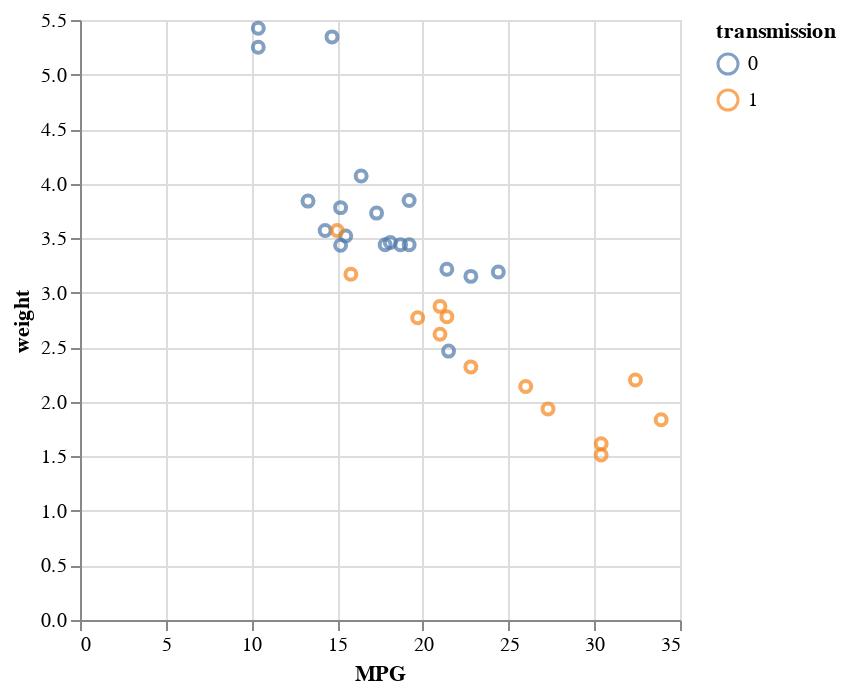

Here is the notebook cell this chart was saved with:
### Markdown cell above
This, unfortunately, isn't quite right. Transmission in our dataset is 0 or 1. Altair understood this to mean that the data was quantiative and encoded color on the default blue gradient. We want transmission to be a categorical or nominal variable so we can use:

### Code cell
#2.2 Fix a wrong inference, transmission is nominal

alt.Chart(mtcars).mark_point().encode(
    x='MPG',
    y="weight",
    color="transmission:N"
)

### Figure 1 — Vega-Lite specification as saved in the notebook (floating-point values rounded to 4 significant figures)
{"config": {"view": {"continuousWidth": 300, "continuousHeight": 300}}, "data": {"name": "data-a4c85d0c7c83a07683be57f0abc670da"}, "mark": {"type": "point"}, "encoding": {"color": {"field": "transmission", "type": "nominal"}, "x": {"field": "MPG", "type": "quantitative"}, "y": {"field": "weight", "type": "quantitative"}}, "$schema": "https://vega.github.io/schema/vega-lite/v5.20.1.json", "datasets": {"data-a4c85d0c7c83a07683be57f0abc670da": [{"model": "Mazda RX4", "MPG": 21.0, "cylinders": 6, "displacement": 160.0, "HP": 110, "rear_axle_ratio": 3.9, "weight": 2.62, "qsec": 16.46, "vs": 0, "transmission": 1, "gears": 4, "carb": 4}, {"model": "Mazda RX4 Wag", "MPG": 21.0, "cylinders": 6, "displacement": 160.0, "HP": 110, "rear_axle_ratio": 3.9, "weight": 2.875, "qsec": 17.02, "vs": 0, "transmission": 1, "gears": 4, "carb": 4}, {"model": "Datsun 710", "MPG": 22.8, "cylinders": 4, "displacement": 108.0, "HP": 93, "rear_axle_ratio": 3.85, "weight": 2.32, "qsec": 18.61, "vs": 1, "transmission": 1, "gears": 4, "carb": 1}, {"model": "Hornet 4 Drive", "MPG": 21.4, "cylinders": 6, "displacement": 258.0, "HP": 110, "rear_axle_ratio": 3.08, "weight": 3.215, "qsec": 19.44, "vs": 1, "transmission": 0, "gears": 3, "carb": 1}, {"model": "Hornet Sportabout", "MPG": 18.7, "cylinders": 8, "displacement": 360.0, "HP": 175, "rear_axle_ratio": 3.15, "weight": 3.44, "qsec": 17.02, "vs": 0, "transmission": 0, "gears": 3, "carb": 2}, {"model": "Valiant", "MPG": 18.1, "cylinders": 6, "displacement": 225.0, "HP": 105, "rear_axle_ratio": 2.76, "weight": 3.46, "qsec": 20.22, "vs": 1, "transmission": 0, "gears": 3, "carb": 1}, {"model": "Duster 360", "MPG": 14.3, "cylinders": 8, "displacement": 360.0, "HP": 245, "rear_axle_ratio": 3.21, "weight": 3.57, "qsec": 15.84, "vs": 0, "transmission": 0, "gears": 3, "carb": 4}, {"model": "Merc 240D", "MPG": 24.4, "cylinders": 4, "displacement": 146.7, "HP": 62, "rear_axle_ratio": 3.69, "weight": 3.19, "qsec": 20.0, "vs": 1, "transmission": 0, "gears": 4, "carb": 2}, {"model": "Merc 230", "MPG": 22.8, "cylinders": 4, "displacement": 140.8, "HP": 95, "rear_axle_ratio": 3.92, "weight": 3.15, "qsec": 22.9, "vs": 1, "transmission": 0, "gears": 4, "carb": 2}, {"model": "Merc 280", "MPG": 19.2, "cylinders": 6, "displacement": 167.6, "HP": 123, "rear_axle_ratio": 3.92, "weight": 3.44, "qsec": 18.3, "vs": 1, "transmission": 0, "gears": 4, "carb": 4}, {"model": "Merc 280C", "MPG": 17.8, "cylinders": 6, "displacement": 167.6, "HP": 123, "rear_axle_ratio": 3.92, "weight": 3.44, "qsec": 18.9, "vs": 1, "transmission": 0, "gears": 4, "carb": 4}, {"model": "Merc 450SE", "MPG": 16.4, "cylinders": 8, "displacement": 275.8, "HP": 180, "rear_axle_ratio": 3.07, "weight": 4.07, "qsec": 17.4, "vs": 0, "transmission": 0, "gears": 3, "carb": 3}, {"model": "Merc 450SL", "MPG": 17.3, "cylinders": 8, "displacement": 275.8, "HP": 180, "rear_axle_ratio": 3.07, "weight": 3.73, "qsec": 17.6, "vs": 0, "transmission": 0, "gears": 3, "carb": 3}, {"model": "Merc 450SLC", "MPG": 15.2, "cylinders": 8, "displacement": 275.8, "HP": 180, "rear_axle_ratio": 3.07, "weight": 3.78, "qsec": 18.0, "vs": 0, "transmission": 0, "gears": 3, "carb": 3}, {"model": "Cadillac Fleetwood", "MPG": 10.4, "cylinders": 8, "displacement": 472.0, "HP": 205, "rear_axle_ratio": 2.93, "weight": 5.25, "qsec": 17.98, "vs": 0, "transmission": 0, "gears": 3, "carb": 4}, {"model": "Lincoln Continental", "MPG": 10.4, "cylinders": 8, "displacement": 460.0, "HP": 215, "rear_axle_ratio": 3.0, "weight": 5.424, "qsec": 17.82, "vs": 0, "transmission": 0, "gears": 3, "carb": 4}, {"model": "Chrysler Imperial", "MPG": 14.7, "cylinders": 8, "displacement": 440.0, "HP": 230, "rear_axle_ratio": 3.23, "weight": 5.345, "qsec": 17.42, "vs": 0, "transmission": 0, "gears": 3, "carb": 4}, {"model": "Fiat 128", "MPG": 32.4, "cylinders": 4, "displacement": 78.7, "HP": 66, "rear_axle_ratio": 4.08, "weight": 2.2, "qsec": 19.47, "vs": 1, "transmission": 1, "gears": 4, "carb": 1}, {"model": "Honda Civic", "MPG": 30.4, "cylinders": 4, "displacement": 75.7, "HP": 52, "rear_axle_ratio": 4.93, "weight": 1.615, "qsec": 18.52, "vs": 1, "transmission": 1, "gears": 4, "carb": 2}, {"model": "Toyota Corolla", "MPG": 33.9, "cylinders": 4, "displacement": 71.1, "HP": 65, "rear_axle_ratio": 4.22, "weight": 1.835, "qsec": 19.9, "vs": 1, "transmission": 1, "gears": 4, "carb": 1}, {"model": "Toyota Corona", "MPG": 21.5, "cylinders": 4, "displacement": 120.1, "HP": 97, "rear_axle_ratio": 3.7, "weight": 2.465, "qsec": 20.01, "vs": 1, "transmission": 0, "gears": 3, "carb": 1}, {"model": "Dodge Challenger", "MPG": 15.5, "cylinders": 8, "displacement": 318.0, "HP": 150, "rear_axle_ratio": 2.76, "weight": 3.52, "qsec": 16.87, "vs": 0, "transmission": 0, "gears": 3, "carb": 2}, {"model": "AMC Javelin", "MPG": 15.2, "cylinders": 8, "displacement": 304.0, "HP": 150, "rear_axle_ratio": 3.15, "weight": 3.435, "qsec": 17.3, "vs": 0, "transmission": 0, "gears": 3, "carb": 2}, {"model": "Camaro Z28", "MPG": 13.3, "cylinders": 8, "displacement": 350.0, "HP": 245, "rear_axle_ratio": 3.73, "weight": 3.84, "qsec": 15.41, "vs": 0, "transmission": 0, "gears": 3, "carb": 4}, {"model": "Pontiac Firebird", "MPG": 19.2, "cylinders": 8, "displacement": 400.0, "HP": 175, "rear_axle_ratio": 3.08, "weight": 3.845, "qsec": 17.05, "vs": 0, "transmission": 0, "gears": 3, "carb": 2}, {"model": "Fiat X1-9", "MPG": 27.3, "cylinders": 4, "displacement": 79.0, "HP": 66, "rear_axle_ratio": 4.08, "weight": 1.935, "qsec": 18.9, "vs": 1, "transmission": 1, "gears": 4, "carb": 1}, {"model": "Porsche 914-2", "MPG": 26.0, "cylinders": 4, "displacement": 120.3, "HP": 91, "rear_axle_ratio": 4.43, "weight": 2.14, "qsec": 16.7, "vs": 0, "transmission": 1, "gears": 5, "carb": 2}, {"model": "Lotus Europa", "MPG": 30.4, "cylinders": 4, "displacement": 95.1, "HP": 113, "rear_axle_ratio": 3.77, "weight": 1.513, "qsec": 16.9, "vs": 1, "transmission": 1, "gears": 5, "carb": 2}, {"model": "Ford Pantera L", "MPG": 15.8, "cylinders": 8, "displacement": 351.0, "HP": 264, "rear_axle_ratio": 4.22, "weight": 3.17, "qsec": 14.5, "vs": 0, "transmission": 1, "gears": 5, "carb": 4}, {"model": "Ferrari Dino", "MPG": 19.7, "cylinders": 6, "displacement": 145.0, "HP": 175, "rear_axle_ratio": 3.62, "weight": 2.77, "qsec": 15.5, "vs": 0, "transmission": 1, "gears": 5, "carb": 6}, {"model": "Maserati Bora", "MPG": 15.0, "cylinders": 8, "displacement": 301.0, "HP": 335, "rear_axle_ratio": 3.54, "weight": 3.57, "qsec": 14.6, "vs": 0, "transmission": 1, "gears": 5, "carb": 8}, {"model": "Volvo 142E", "MPG": 21.4, "cylinders": 4, "displacement": 121.0, "HP": 109, "rear_axle_ratio": 4.11, "weight": 2.78, "qsec": 18.6, "vs": 1, "transmission": 1, "gears": 4, "carb": 2}]}}
